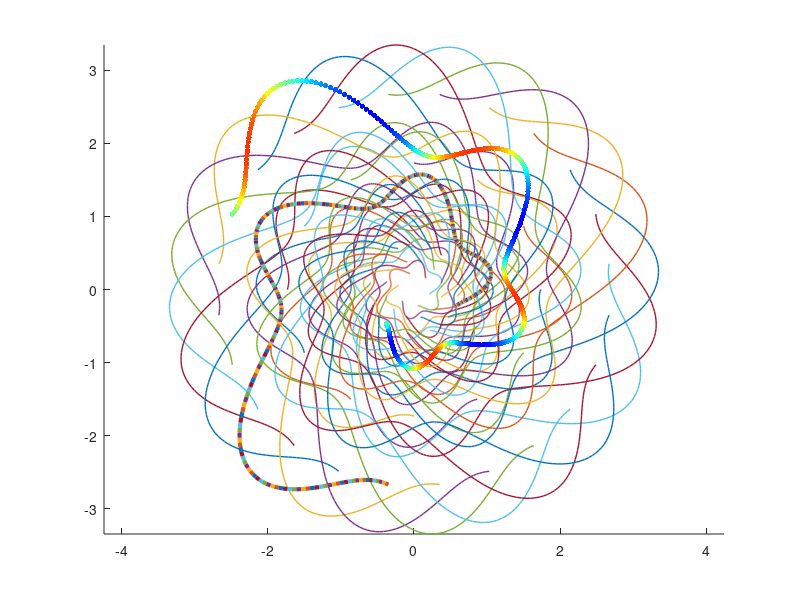

Here is the MATLAB script that generated this plot: (Note: this script raises an error after producing the figure.)
% 1.8 时变系统和非线性系统的状态空间表达式
%
%
clear,clc
%%
% A = [σ,ω;-ω,σ];
%
%     σ == sin(5*t)-0.3
%     ω == 1
%     dx1 =  σ*x1 + ω*x2
%     dx2 = -ω*x1 + σ*x2
%
%     s = sin(5*t)-0.3  % sigma
%     w = 1           % omega
%     dx1 = s*x1 + w*x2
%     dx2 = -w*x1 + s*x2

% --------- system ---
t_fun = @(t) sin(5*t)-0.3;
% NLTV_fun 希望能被设计成一个在(0,0)点附近的非线性时变系统
% dx1dx2   希望能被设计成一个上述系统在各个时间点的(0,0)点附近的线性化系统.
NLTV_fun = @(t,x)       [ t_fun(t)*x(1)+x(2); -x(1)+t_fun(t)*x(2) ];
dx1dx2 = @(t,x1,x2) deal( t_fun(t)*x1 + x2  , -x1 + t_fun(t)*x2   );

% --------- quiver data ---
[x1,x2] = meshgrid(-2.5:0.5:2.5);
[dx1,dx2] = dx1dx2(0,x1,x2);

% --------- comet data ---
r0 = 0;
r1 = 1;
r2 = 2*r1*cos(pi/6);
r3 = max(roots([1 -2*r2*cos(2*pi/24/2) r2*r2-1]));
zeta1 = pi/6:pi/3:1.9*pi;
zeta2 = 0:pi/6:1.99*pi;
zeta3 = pi/24:pi/12:1.99*pi;
x_comet=[0,r1*cos(zeta1),r2*cos(zeta2),r3*cos(zeta3)];
y_comet=[0,r1*sin(zeta1),r2*sin(zeta2),r3*sin(zeta3)];

% -------- Interval of integration (time span) ---
t = linspace(0,5,300);
sigma = t_fun(t);
[min_s,max_s] = bounds(sigma);
cmap = jet(128);
% cmap = hsv(128);
% cmap = cool(128);
cmap_ind = round(90*(sigma-min_s)/(max_s-min_s))+16;

n = length(x_comet);
nt = length(t);


% -------- 实际的状态轨迹 ---
X = zeros(nt,n);
Y = zeros(nt,n);
for k = 1:n
    [t,xt]=ode45(NLTV_fun,t,[x_comet(k);y_comet(k)]);
    X(:,k) = xt(:,1);
    Y(:,k) = xt(:,2);
end

%%
figure(gcf)
set(gcf, 'WindowState', 'maximized')
delete(gca)
set(gca,'color','black')
% set(gca,'colororder',cmap(cmap_ind,:))
hold on
axis equal
% axis tight
% axis([-3,3,-3,3])


plot(x_comet,y_comet,'wo','linewidth',2.0)
h_trajectory = plot(X,Y,'linewidth',1.0);
k = n - randi(20);
scatter(X(:,k), Y(:,k), 15, cmap(cmap_ind,:), 'filled');
k = n - randi(20);
h_lines = plot([X(1:end-1,k),X(2:end,k)]',[Y(1:end-1,k),Y(2:end,k)]', ...
    'linewidth',3.0);
line_color = cmap(cmap_ind(1:end-1),:);
bb=mat2cell(line_color,ones(nt-1,1));
[h_lines.Color]=deal(bb{:});

h_quiver = quiver(x1,x2,dx1,dx2, ...
    'marker','+','linewidth',1.5, 'ShowArrowHead' , 'off',...
    'udatasource','dx1','vdatasource','dx2');
h_comet= plot(x_comet,y_comet,'b.','MarkerSize',25, ...
    'xdatasource','x_comet','ydatasource','y_comet');

for k = 1:nt
    t_current = t(k);
    sigma_current = sigma(k);
    color_current = cmap(cmap_ind(k),:);

    title(sprintf('t = %.2fs  \\sigma = %.2f', t_current , sigma_current) );

    x_comet = X(k,:);
    y_comet = Y(k,:);
    refreshdata(h_comet,'caller')
    set(h_comet, 'Color', color_current)

    [dx1,dx2] = dx1dx2(t_current,x1,x2);
    refreshdata(h_quiver,'caller')
    set(h_quiver, 'Color', color_current)

    drawnow limitrate
    pause(0.1)
end


%%
%%%%%%%%%%%%%%%%%%%%%%%%%%%%%%%%%%%%%%%%
%%

return
clc,clear
% --------- system ---
t_fun = @(t) sin(5*t)-0.3;
% NLTV_fun 希望能被设计成一个在(0,0)点附近的非线性时变系统
% dx1dx2   希望能被设计成一个上述系统在各个时间点的(0,0)点附近的线性化系统.
NLTV_fun = @(t,x)       [ t_fun(t)*x(1)+x(2); -x(1)+t_fun(t)*x(2) ];
dx1dx2 = @(t,x1,x2) deal( t_fun(t)*x1 + x2  , -x1 + t_fun(t)*x2   );

% --------- quiver data ---
[x1,x2] = meshgrid(-2.5:0.5:2.5);
[dx1,dx2] = dx1dx2(0,x1,x2);

%%
N_line = 7;
M_point = 100;
M_differ = round(M_point/N_line);
%
r_0 = 0.9;
x_0=1.5+r_0*rand;
y_0=1.5+r_0*rand;
%
x_comet=ones(1,N_line)*x_0;
y_comet=ones(1,N_line)*y_0;
%
trajectory_data = repmat([x_0,y_0],M_point, 1, N_line);
%
cmap = turbo(128);
% cmap = cool(128);

% --------------------------

figure
set(gcf, 'WindowState', 'maximized')
% set(gca,'color','black')
% set(gca,'colororder',cmap(cmap_ind,:))
hold on
axis equal
% axis tight
axis([-3.5,3.5,-3.5,3.5])

h_title = get(gca, 'Title');

plot(x_0,y_0,'bo','linewidth',2.0)

h_quiver = quiver(x1,x2,dx1,dx2, ...
    'marker','+','linewidth',1.5, 'ShowArrowHead' , 'off',...
    'udatasource','dx1','vdatasource','dx2');

h_comet= plot(x_comet,y_comet,'b.','MarkerSize',25, ...
    'xdatasource','x_comet','ydatasource','y_comet');

h_trajectory = cell(1,N_line);
for k=1:N_line
    h_trajectory{k} = line(nan(2,M_point-1),nan(2,M_point-1), ...
        'visible','off','linewidth',2.0);
end

%%
figure(gcf)
t_delta =0.08;
for k = 1:150
    t_current = (k-1)*t_delta;
    sigma_current = t_fun(t_current);
    % ind = round(90*(sigma-min_s)/(max_s-min_s))+16;
    temp_ind = round(100*(sigma_current+1.3+0.2)/(2+0.2))+12;
    temp_ind = min(max(temp_ind,1), size(cmap,1)); % Clamped index
    color_current = cmap(temp_ind,:);

    h_title.String = sprintf('t = %.2fs  σ = %.2f', t_current, sigma_current);
%     title(sprintf('t = %.2fs  \\sigma = %.2f', t_current , sigma_current) );

    for kk = 1:N_line
        pointer_line = mod((kk-1)*M_differ+k-1,M_point-1)+1;

        if pointer_line == 1

            temp_t = t_current:t_delta: t_current+t_delta*(M_point-1);
            [~,xt]=ode45(NLTV_fun,temp_t,[x_0;y_0]);

            trajectory_data(:,:,kk) = xt;

            delete(h_trajectory{kk})
            h_trajectory{kk} = line( ...
                [xt(1:end-1,1),xt(2:end,1)]',[xt(1:end-1,2),xt(2:end,2)]', ...
                'color',color_current, ...
                'linewidth',2.0,'visible','off');

            x_comet(kk) = x_0;
            y_comet(kk) = y_0;
        else
            set(h_trajectory{kk}(pointer_line-1), 'visible','on')
            alpha_val = 1 - (pointer_line-1)/M_point;
            temp_color = get(h_trajectory{kk}(1),'Color');
            set(h_trajectory{kk}, 'Color',[temp_color,alpha_val] )

            x_comet(kk) = trajectory_data(pointer_line,1,kk);
            y_comet(kk) = trajectory_data(pointer_line,2,kk);
        end

    end

    refreshdata(h_comet,'caller')
    set(h_comet, 'Color', color_current)

    [dx1,dx2] = dx1dx2(t_current,x1,x2);
    refreshdata(h_quiver,'caller')
    set(h_quiver, 'Color', color_current)

    drawnow limitrate
    pause(0.1)
end
